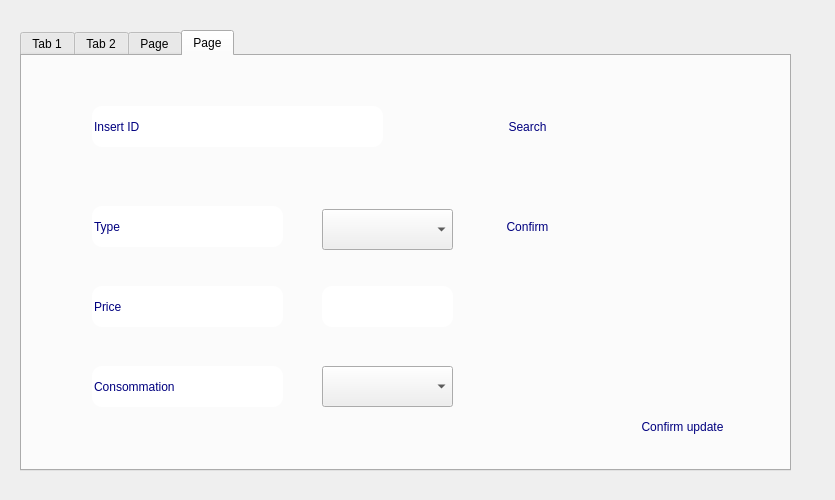
<?xml version="1.0" encoding="UTF-8"?>
<ui version="4.0">
 <class>gest_ticket</class>
 <widget class="QDialog" name="gest_ticket">
  <property name="geometry">
   <rect>
    <x>0</x>
    <y>0</y>
    <width>835</width>
    <height>500</height>
   </rect>
  </property>
  <property name="windowTitle">
   <string>Dialog</string>
  </property>
  <property name="styleSheet">
   <string notr="true">background-image: url(:/back2.png);</string>
  </property>
  <widget class="QTabWidget" name="tabWidget">
   <property name="geometry">
    <rect>
     <x>20</x>
     <y>30</y>
     <width>771</width>
     <height>441</height>
    </rect>
   </property>
   <property name="currentIndex">
    <number>3</number>
   </property>
   <widget class="QWidget" name="tab">
    <attribute name="title">
     <string>Tab 1</string>
    </attribute>
    <widget class="QLabel" name="label">
     <property name="geometry">
      <rect>
       <x>10</x>
       <y>20</y>
       <width>111</width>
       <height>41</height>
      </rect>
     </property>
     <property name="styleSheet">
      <string notr="true">border-radius : 10px ;
color: rgb(0, 0, 127);
font: 14pt &quot;MS Shell Dlg 2&quot;;</string>
     </property>
     <property name="text">
      <string>ID</string>
     </property>
    </widget>
    <widget class="QLabel" name="label_2">
     <property name="geometry">
      <rect>
       <x>10</x>
       <y>170</y>
       <width>111</width>
       <height>51</height>
      </rect>
     </property>
     <property name="styleSheet">
      <string notr="true">border-radius : 10px ;
color: rgb(0, 0, 127);
font: 14pt &quot;MS Shell Dlg 2&quot;;</string>
     </property>
     <property name="text">
      <string>Price</string>
     </property>
    </widget>
    <widget class="QLabel" name="label_3">
     <property name="geometry">
      <rect>
       <x>10</x>
       <y>90</y>
       <width>111</width>
       <height>51</height>
      </rect>
     </property>
     <property name="styleSheet">
      <string notr="true">border-radius : 10px ;
color: rgb(0, 0, 127);
font: 14pt &quot;MS Shell Dlg 2&quot;;</string>
     </property>
     <property name="text">
      <string>Type</string>
     </property>
    </widget>
    <widget class="QLabel" name="label_4">
     <property name="geometry">
      <rect>
       <x>10</x>
       <y>250</y>
       <width>151</width>
       <height>61</height>
      </rect>
     </property>
     <property name="styleSheet">
      <string notr="true">border-radius : 10px ;
color: rgb(0, 0, 127);
font: 14pt &quot;MS Shell Dlg 2&quot;;</string>
     </property>
     <property name="text">
      <string>Consommation</string>
     </property>
    </widget>
    <widget class="QLabel" name="label_5">
     <property name="geometry">
      <rect>
       <x>400</x>
       <y>10</y>
       <width>91</width>
       <height>51</height>
      </rect>
     </property>
     <property name="styleSheet">
      <string notr="true">border-radius : 10px ;
color: rgb(0, 0, 127);
font: 14pt &quot;MS Shell Dlg 2&quot;;</string>
     </property>
     <property name="text">
      <string>Film</string>
     </property>
    </widget>
    <widget class="QLineEdit" name="lineEdit_id">
     <property name="geometry">
      <rect>
       <x>160</x>
       <y>10</y>
       <width>121</width>
       <height>51</height>
      </rect>
     </property>
     <property name="styleSheet">
      <string notr="true">border-radius : 10px ;
color: rgb(0, 0, 127);
font: 14pt &quot;MS Shell Dlg 2&quot;;</string>
     </property>
    </widget>
    <widget class="QComboBox" name="comboBox_type">
     <property name="geometry">
      <rect>
       <x>140</x>
       <y>90</y>
       <width>91</width>
       <height>51</height>
      </rect>
     </property>
    </widget>
    <widget class="QComboBox" name="comboBox_consommation">
     <property name="geometry">
      <rect>
       <x>170</x>
       <y>250</y>
       <width>191</width>
       <height>61</height>
      </rect>
     </property>
    </widget>
    <widget class="QComboBox" name="comboBox_film">
     <property name="geometry">
      <rect>
       <x>520</x>
       <y>10</y>
       <width>101</width>
       <height>51</height>
      </rect>
     </property>
    </widget>
    <widget class="QLabel" name="label_6">
     <property name="geometry">
      <rect>
       <x>400</x>
       <y>90</y>
       <width>91</width>
       <height>51</height>
      </rect>
     </property>
     <property name="styleSheet">
      <string notr="true">border-radius : 10px ;
color: rgb(0, 0, 127);
font: 14pt &quot;MS Shell Dlg 2&quot;;</string>
     </property>
     <property name="text">
      <string>Cine</string>
     </property>
    </widget>
    <widget class="QComboBox" name="comboBox_cine">
     <property name="geometry">
      <rect>
       <x>520</x>
       <y>90</y>
       <width>101</width>
       <height>51</height>
      </rect>
     </property>
    </widget>
    <widget class="QLabel" name="label_7">
     <property name="geometry">
      <rect>
       <x>400</x>
       <y>170</y>
       <width>91</width>
       <height>51</height>
      </rect>
     </property>
     <property name="styleSheet">
      <string notr="true">border-radius : 10px ;
color: rgb(0, 0, 127);
font: 14pt &quot;MS Shell Dlg 2&quot;;</string>
     </property>
     <property name="text">
      <string>Salle</string>
     </property>
    </widget>
    <widget class="QComboBox" name="comboBox_salle">
     <property name="geometry">
      <rect>
       <x>520</x>
       <y>170</y>
       <width>101</width>
       <height>51</height>
      </rect>
     </property>
    </widget>
    <widget class="QLabel" name="label_8">
     <property name="geometry">
      <rect>
       <x>400</x>
       <y>250</y>
       <width>91</width>
       <height>61</height>
      </rect>
     </property>
     <property name="styleSheet">
      <string notr="true">border-radius : 10px ;
color: rgb(0, 0, 127);
font: 14pt &quot;MS Shell Dlg 2&quot;;</string>
     </property>
     <property name="text">
      <string>Horaire</string>
     </property>
    </widget>
    <widget class="QComboBox" name="comboBox_horaire">
     <property name="geometry">
      <rect>
       <x>520</x>
       <y>250</y>
       <width>101</width>
       <height>61</height>
      </rect>
     </property>
    </widget>
    <widget class="QPushButton" name="pushButton_update_film_cine">
     <property name="geometry">
      <rect>
       <x>640</x>
       <y>10</y>
       <width>80</width>
       <height>51</height>
      </rect>
     </property>
     <property name="styleSheet">
      <string notr="true">border-radius : 10px ;
color: rgb(0, 0, 127);
font: 14pt &quot;MS Shell Dlg 2&quot;;</string>
     </property>
     <property name="text">
      <string>Search</string>
     </property>
    </widget>
    <widget class="QPushButton" name="pushButton_update_cine_salle">
     <property name="geometry">
      <rect>
       <x>640</x>
       <y>90</y>
       <width>81</width>
       <height>51</height>
      </rect>
     </property>
     <property name="styleSheet">
      <string notr="true">border-radius : 10px ;
color: rgb(0, 0, 127);
font: 14pt &quot;MS Shell Dlg 2&quot;;</string>
     </property>
     <property name="text">
      <string>Search</string>
     </property>
    </widget>
    <widget class="QPushButton" name="pushButton_update_salle_horaire">
     <property name="geometry">
      <rect>
       <x>640</x>
       <y>170</y>
       <width>81</width>
       <height>51</height>
      </rect>
     </property>
     <property name="styleSheet">
      <string notr="true">border-radius : 10px ;
color: rgb(0, 0, 127);
font: 14pt &quot;MS Shell Dlg 2&quot;;</string>
     </property>
     <property name="text">
      <string>Search</string>
     </property>
    </widget>
    <widget class="QPushButton" name="pushButton_update_horaire">
     <property name="geometry">
      <rect>
       <x>640</x>
       <y>250</y>
       <width>81</width>
       <height>61</height>
      </rect>
     </property>
     <property name="styleSheet">
      <string notr="true">border-radius : 10px ;
color: rgb(0, 0, 127);
font: 14pt &quot;MS Shell Dlg 2&quot;;</string>
     </property>
     <property name="text">
      <string>Search</string>
     </property>
    </widget>
    <widget class="QPushButton" name="pushButton_confirm_type">
     <property name="geometry">
      <rect>
       <x>250</x>
       <y>90</y>
       <width>101</width>
       <height>51</height>
      </rect>
     </property>
     <property name="styleSheet">
      <string notr="true">border-radius : 10px ;
color: rgb(0, 0, 127);
font: 14pt &quot;MS Shell Dlg 2&quot;;</string>
     </property>
     <property name="text">
      <string>Confirm</string>
     </property>
    </widget>
    <widget class="QLineEdit" name="lineEdit_price">
     <property name="geometry">
      <rect>
       <x>170</x>
       <y>170</y>
       <width>111</width>
       <height>51</height>
      </rect>
     </property>
     <property name="styleSheet">
      <string notr="true">border-radius : 10px ;
color: rgb(0, 0, 127);
font: 14pt &quot;MS Shell Dlg 2&quot;;</string>
     </property>
     <property name="readOnly">
      <bool>true</bool>
     </property>
    </widget>
    <widget class="QPushButton" name="pushButton_confirm_ajout">
     <property name="geometry">
      <rect>
       <x>300</x>
       <y>340</y>
       <width>171</width>
       <height>51</height>
      </rect>
     </property>
     <property name="styleSheet">
      <string notr="true">border-radius : 10px ;
color: rgb(0, 0, 127);
font: 14pt &quot;MS Shell Dlg 2&quot;;</string>
     </property>
     <property name="text">
      <string>Confirm</string>
     </property>
    </widget>
   </widget>
   <widget class="QWidget" name="tab_2">
    <attribute name="title">
     <string>Tab 2</string>
    </attribute>
    <widget class="QPushButton" name="pushButton_confirm_aff_ticket">
     <property name="geometry">
      <rect>
       <x>310</x>
       <y>340</y>
       <width>121</width>
       <height>41</height>
      </rect>
     </property>
     <property name="styleSheet">
      <string notr="true">border-radius : 10px ;
color: rgb(0, 0, 127);
font: 14pt &quot;MS Shell Dlg 2&quot;;</string>
     </property>
     <property name="text">
      <string>Afficher</string>
     </property>
    </widget>
    <widget class="QTableView" name="tableView_aff_ticket">
     <property name="geometry">
      <rect>
       <x>50</x>
       <y>40</y>
       <width>651</width>
       <height>251</height>
      </rect>
     </property>
    </widget>
   </widget>
   <widget class="QWidget" name="tab_3">
    <attribute name="title">
     <string>Page</string>
    </attribute>
    <widget class="QLineEdit" name="lineEdit_id_delete">
     <property name="geometry">
      <rect>
       <x>60</x>
       <y>170</y>
       <width>371</width>
       <height>41</height>
      </rect>
     </property>
     <property name="styleSheet">
      <string notr="true">border-radius : 10px ;
color: rgb(0, 0, 127);
font: 14pt &quot;MS Shell Dlg 2&quot;;</string>
     </property>
     <property name="text">
      <string>Enter ID</string>
     </property>
    </widget>
    <widget class="QPushButton" name="pushButton_confirm">
     <property name="geometry">
      <rect>
       <x>530</x>
       <y>170</y>
       <width>121</width>
       <height>41</height>
      </rect>
     </property>
     <property name="styleSheet">
      <string notr="true">border-radius : 10px ;
color: rgb(0, 0, 127);
font: 14pt &quot;MS Shell Dlg 2&quot;;</string>
     </property>
     <property name="text">
      <string>Confirm</string>
     </property>
    </widget>
    <widget class="QLabel" name="label_9">
     <property name="geometry">
      <rect>
       <x>250</x>
       <y>40</y>
       <width>121</width>
       <height>41</height>
      </rect>
     </property>
     <property name="styleSheet">
      <string notr="true">border-radius : 10px ;
color: rgb(0, 0, 127);
font: 14pt &quot;MS Shell Dlg 2&quot;;</string>
     </property>
     <property name="text">
      <string>Delete</string>
     </property>
    </widget>
   </widget>
   <widget class="QWidget" name="tab_4">
    <attribute name="title">
     <string>Page</string>
    </attribute>
    <widget class="QLineEdit" name="lineEdit_id_update">
     <property name="geometry">
      <rect>
       <x>70</x>
       <y>50</y>
       <width>291</width>
       <height>41</height>
      </rect>
     </property>
     <property name="styleSheet">
      <string notr="true">border-radius : 10px ;
color: rgb(0, 0, 127);
font: 14pt &quot;MS Shell Dlg 2&quot;;</string>
     </property>
     <property name="text">
      <string>Insert ID</string>
     </property>
    </widget>
    <widget class="QPushButton" name="pushButton_verif_id_update">
     <property name="geometry">
      <rect>
       <x>460</x>
       <y>50</y>
       <width>91</width>
       <height>41</height>
      </rect>
     </property>
     <property name="styleSheet">
      <string notr="true">border-radius : 10px ;
color: rgb(0, 0, 127);
font: 14pt &quot;MS Shell Dlg 2&quot;;</string>
     </property>
     <property name="text">
      <string>Search</string>
     </property>
    </widget>
    <widget class="QLineEdit" name="lineEdit">
     <property name="geometry">
      <rect>
       <x>70</x>
       <y>150</y>
       <width>191</width>
       <height>41</height>
      </rect>
     </property>
     <property name="styleSheet">
      <string notr="true">border-radius : 10px ;
color: rgb(0, 0, 127);
font: 14pt &quot;MS Shell Dlg 2&quot;;</string>
     </property>
     <property name="text">
      <string>Type</string>
     </property>
    </widget>
    <widget class="QLineEdit" name="lineEdit_2">
     <property name="geometry">
      <rect>
       <x>70</x>
       <y>230</y>
       <width>191</width>
       <height>41</height>
      </rect>
     </property>
     <property name="styleSheet">
      <string notr="true">border-radius : 10px ;
color: rgb(0, 0, 127);
font: 14pt &quot;MS Shell Dlg 2&quot;;</string>
     </property>
     <property name="text">
      <string>Price</string>
     </property>
    </widget>
    <widget class="QLineEdit" name="lineEdit_3">
     <property name="geometry">
      <rect>
       <x>70</x>
       <y>310</y>
       <width>191</width>
       <height>41</height>
      </rect>
     </property>
     <property name="styleSheet">
      <string notr="true">border-radius : 10px ;
color: rgb(0, 0, 127);
font: 14pt &quot;MS Shell Dlg 2&quot;;</string>
     </property>
     <property name="text">
      <string>Consommation</string>
     </property>
    </widget>
    <widget class="QComboBox" name="comboBox_update_type">
     <property name="geometry">
      <rect>
       <x>300</x>
       <y>153</y>
       <width>131</width>
       <height>41</height>
      </rect>
     </property>
    </widget>
    <widget class="QComboBox" name="comboBox_update_cons">
     <property name="geometry">
      <rect>
       <x>300</x>
       <y>310</y>
       <width>131</width>
       <height>41</height>
      </rect>
     </property>
    </widget>
    <widget class="QLineEdit" name="lineEdit_price_update">
     <property name="geometry">
      <rect>
       <x>300</x>
       <y>230</y>
       <width>131</width>
       <height>41</height>
      </rect>
     </property>
     <property name="styleSheet">
      <string notr="true">border-radius : 10px ;
color: rgb(0, 0, 127);
font: 14pt &quot;MS Shell Dlg 2&quot;;</string>
     </property>
     <property name="readOnly">
      <bool>true</bool>
     </property>
    </widget>
    <widget class="QPushButton" name="pushButton_update_confi_type">
     <property name="geometry">
      <rect>
       <x>460</x>
       <y>150</y>
       <width>91</width>
       <height>41</height>
      </rect>
     </property>
     <property name="styleSheet">
      <string notr="true">border-radius : 10px ;
color: rgb(0, 0, 127);
font: 14pt &quot;MS Shell Dlg 2&quot;;</string>
     </property>
     <property name="text">
      <string>Confirm</string>
     </property>
    </widget>
    <widget class="QPushButton" name="pushButton_confi_update">
     <property name="geometry">
      <rect>
       <x>580</x>
       <y>350</y>
       <width>161</width>
       <height>41</height>
      </rect>
     </property>
     <property name="styleSheet">
      <string notr="true">border-radius : 10px ;
color: rgb(0, 0, 127);
font: 14pt &quot;MS Shell Dlg 2&quot;;</string>
     </property>
     <property name="text">
      <string>Confirm update</string>
     </property>
    </widget>
   </widget>
  </widget>
 </widget>
 <resources/>
 <connections/>
</ui>
